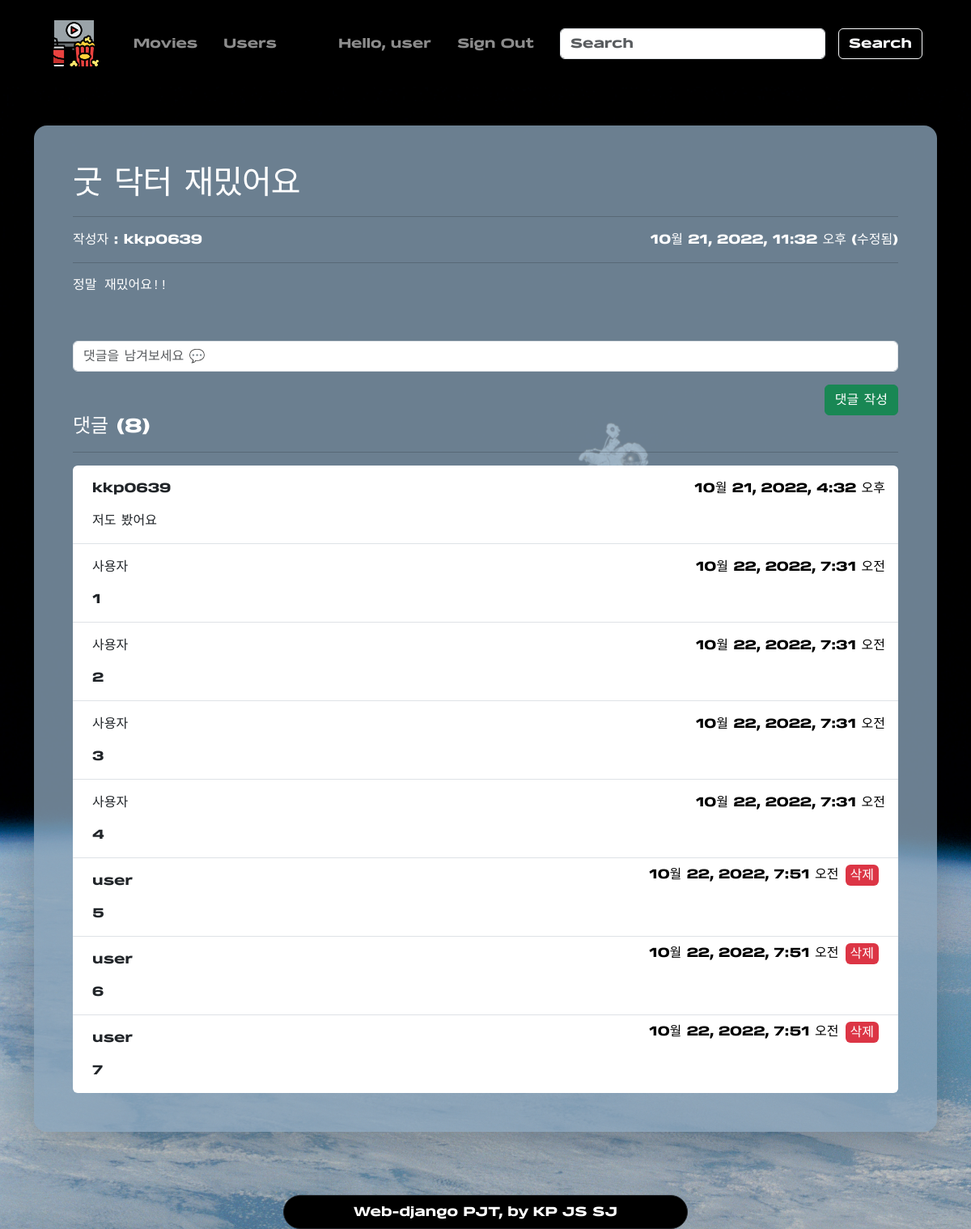
The page /1/ (signed in) on the database its author committed.
### accounts/models.py (models this page shows)
class User(AbstractUser):
    pass

### articles/models.py (models this page shows)
class Review(models.Model):
    title = models.CharField(max_length=30)
    content = models.TextField()
    movie = models.ForeignKey(Movie, on_delete=models.CASCADE)
    grade = models.IntegerField(
        validators=[MinValueValidator(1), MaxValueValidator(10)]
    )
    created_at = models.DateTimeField(auto_now_add=True)
    updated_at = models.DateTimeField(auto_now=True)
    user = models.ForeignKey(settings.AUTH_USER_MODEL, on_delete=models.CASCADE)

class Comment(models.Model):
    content = models.TextField()
    created_at = models.DateTimeField(auto_now_add=True)
    review = models.ForeignKey(Review, on_delete=models.CASCADE)
    user = models.ForeignKey(settings.AUTH_USER_MODEL, on_delete=models.CASCADE)

### articles/views.py (the view)
# urls.py: path("<int:review_pk>/", views.detail, name="detail"), # 리뷰 보기
@login_required
def detail(request, review_pk):
    review = Review.objects.get(pk=review_pk)
    comment_form = CommentForm()
    comments = review.comment_set.all()
    context = {
        "review": review,
        "comment_form": comment_form,
        "comments": comments,
    }
    return render(request, "articles/detail.html", context)

### articles/forms.py
class CommentForm(forms.ModelForm):
    content = forms.CharField(
        label="",
        widget=forms.TextInput(
            attrs={
                "placeholder": "댓글을 남겨보세요 💬",
            }
        ),
    )
    class Meta:
        model = Comment
        fields = [
            "content",
        ]

### articles/templates/articles/detail.html (shortened to what this page needs)
{% extends 'base.html' %}
{% load static %}
{% load django_bootstrap5 %}
{% block content %}
<div class="container d-flex flex-column justify-content-center my-5">
  <div class="review-detail p-5 rounded-4 shadow-lg">
    <h1 class="text-white font-space">{{ review.title }}</h1>
    <hr>
    <div class="d-flex justify-content-between align-middle">
      <p class="text-white">작성자 : {{ review.user }}</p>
      {% if review.created_at == review.updated_at %}
      <p class="text-white">{{ review.created_at }}</p>
      {% else %}
      <p class="text-white">{{ review.updated_at }} (수정됨)</p>
      {% endif %}
    </div>
    <hr class="mt-0">
    <pre class="fs-6 text-white ">{{ review.content}}</pre>
    <form action="{% url 'articles:comment_create' review.pk %}" method="POST">
      {% bootstrap_form comment_form %}
      <div class="text-end"><input class="btn btn-success" type="submit" value="댓글 작성"></div>
    </form>
    <h4 class="text-white">댓글 ({{ comments|length }})</h4>
    <hr>
    <ul class="list-group list-group-flush rounded-2">
      {% for comment in comments %}
      <li class="list-group-item align-middle">
        <div class="d-flex justify-content-between align-items-center">
          <p class="card-text mx-2 my-2">{{ comment.user }}</p>
          <div class="d-flex">
            <p class="card-text text-black">{{ comment.created_at }}</p>
            {% if request.user == comment.user %}
            <form action="{% url 'articles:comment_delete' review.pk comment.pk %}" method="POST">
              <input class="bg-danger text-white mx-2 border-0 text-decoration-none rounded-2" type="submit" value="삭제">
            </form>
            {% endif %}
          </div>
        </div>
        <div class="m-2">
          {{ comment.content }}
        </div>
      </li>
      {% endfor %}
    </ul>
  </div>
</div>
{% endblock content %}

### templates/base.html (shortened to what this page needs)
{% load static %}
{% load django_bootstrap5 %}
<!DOCTYPE html>
<html lang="en">
  <head>
    {% bootstrap_css %}
    <link rel="stylesheet" href="https://cdn.jsdelivr.net/npm/bootstrap-icons@1.9.1/font/bootstrap-icons.css">
    <link rel="stylesheet" href="{% static 'css/style.css' %}" type="text/css">
  </head>
  <body class="background-img">
    <nav class="navbar navbar-expand-lg navbar-dark bg-black py-3">
      <div class="container-fluid w-100">
        <a class="navbar-brand ms-5" href="{% url 'articles:index' %}">
          <img class="" src="{% static 'images/logo.png' %}" alt="logo" height="65">
        </a>
        <div class="collapse navbar-collapse" id="navbarSupportedContent">
          <ul class="navbar-nav me-auto mb-2 mb-lg-0">
            <li class="nav-item mx-3">
              <a class="nav-link" href="{% url 'articles:index' %}">Movies</a>
            </li>
            <li class="nav-item">
              <a class="nav-link" href="{% url 'accounts:userlist' %}">Users</a>
            </li>
          </ul>
          {% if user.is_authenticated %}
            <ul class="navbar-nav">
              <li class="nav-item mx-2">
                <a class="nav-link" href="{% url 'accounts:profile' user.pk %}">Hello,
                  {{ request.user.username }}</a>
              </li>
              <a class="nav-link mx-2" href="{% url 'accounts:logout' %}">Sign Out</a>
            </ul>
          {% endif %}
          <form class="d-flex me-5" role="search">
            <input class="form-control mx-3" type="search" placeholder="Search" aria-label="Search">
            <button class="btn btn-outline-light" type="submit">Search</button>
          </form>
        </div>
      </div>
    </nav>
    {% block content %}{% endblock %}
    <footer class="text-center">
      <div class="position-fixed bottom-0 w-100 d-flex justify-content-center">
        <div class="bg-black py-2 col-5 rounded-5 border border-dark">
          <p class="text-white m-0">Web-django PJT, by KP JS SJ</p>
        </div>
      </div>
      <div class="m-5">
        <br>
      </div>
    </footer>
  </body>
</html>

### static/css/style.css (style rules this page uses)
body { width: 100vw; height: auto; font-family: "belgro"; background-image: url("../images/universe.jpg"); background-repeat: no-epeat; background-size: cover; }
.review-detail { background-color: #8ca6bcc4; }
.font-space { letter-spacing: -1px; }

### rows shown on the page
User: user.username "user"
Review: title "굿 닥터 재밌어요", user "kkp0639", updated_at "10월 21, 2022, 11:32 오후", content "정말 재밌어요!!"
Comment: user "kkp0639", created_at "10월 21, 2022, 4:32 오후", content "저도 봤어요"
Comment: user "사용자", created_at "10월 22, 2022, 7:31 오전", content "1"
Comment: user "사용자", created_at "10월 22, 2022, 7:31 오전", content "2"
Comment: user "사용자", created_at "10월 22, 2022, 7:31 오전", content "3"
Comment: user "사용자", created_at "10월 22, 2022, 7:31 오전", content "4"
Comment: user "user", created_at "10월 22, 2022, 7:51 오전", content "5"
Comment: user "user", created_at "10월 22, 2022, 7:51 오전", content "6"
Comment: user "user", created_at "10월 22, 2022, 7:51 오전", content "7"

### other values the page prints
{{ comments|length }} "8"
